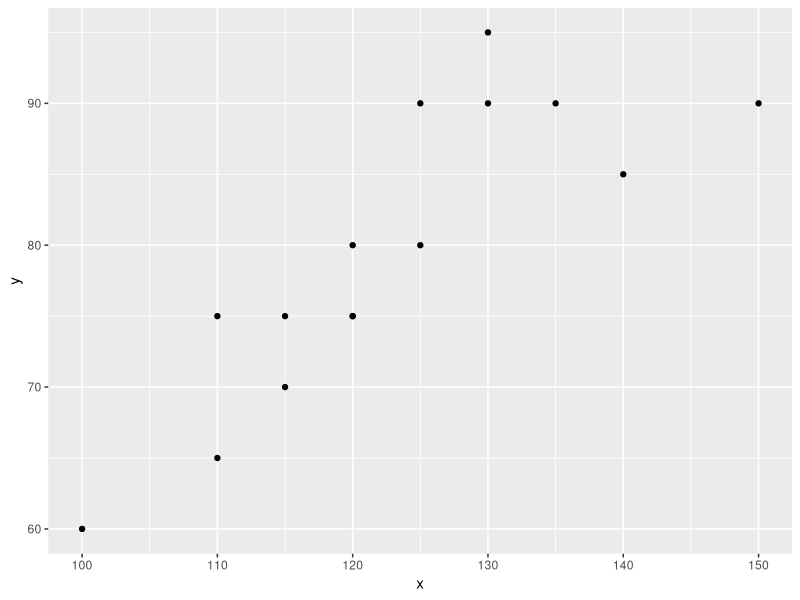
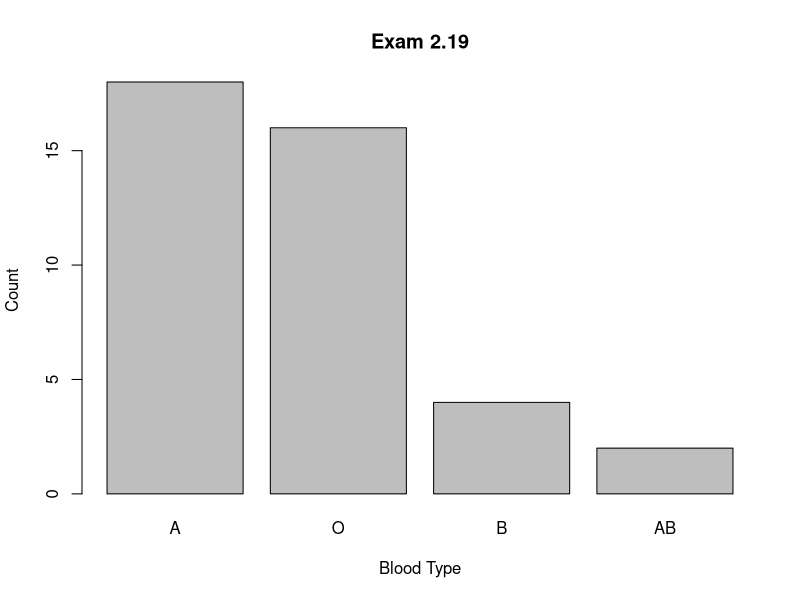
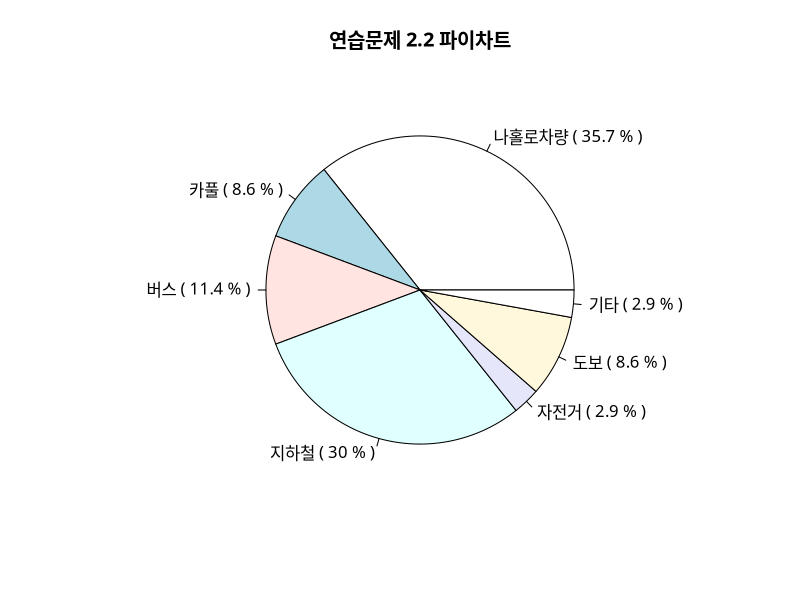
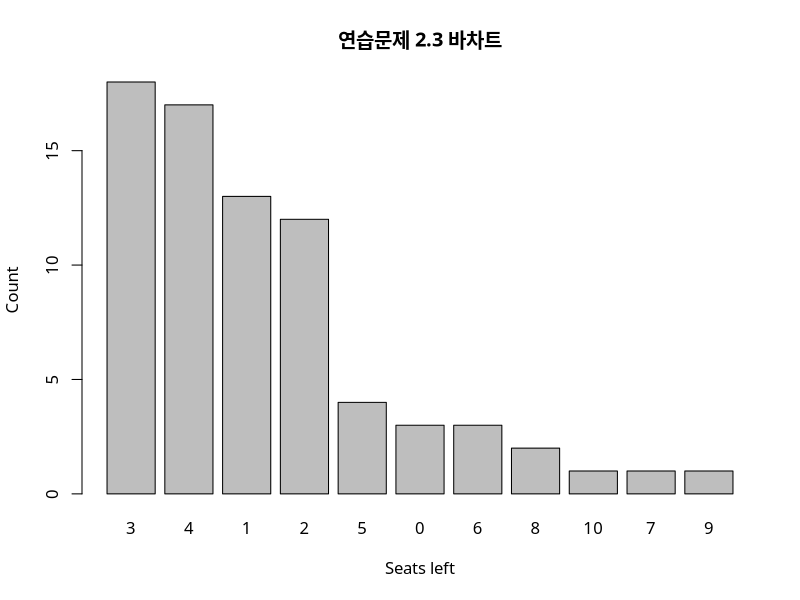
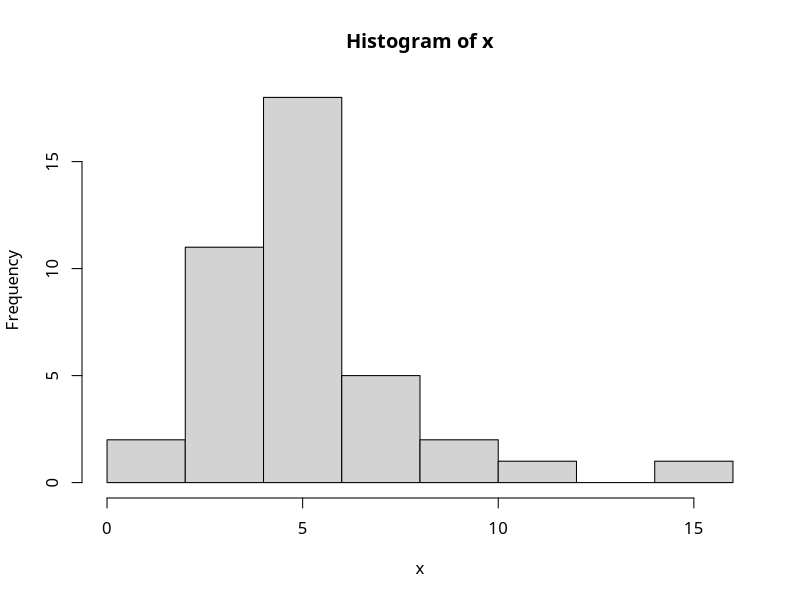
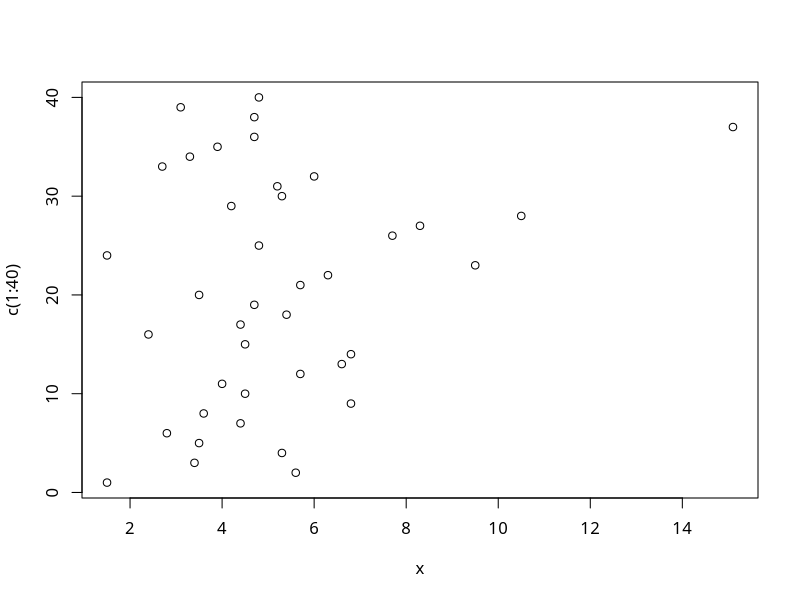
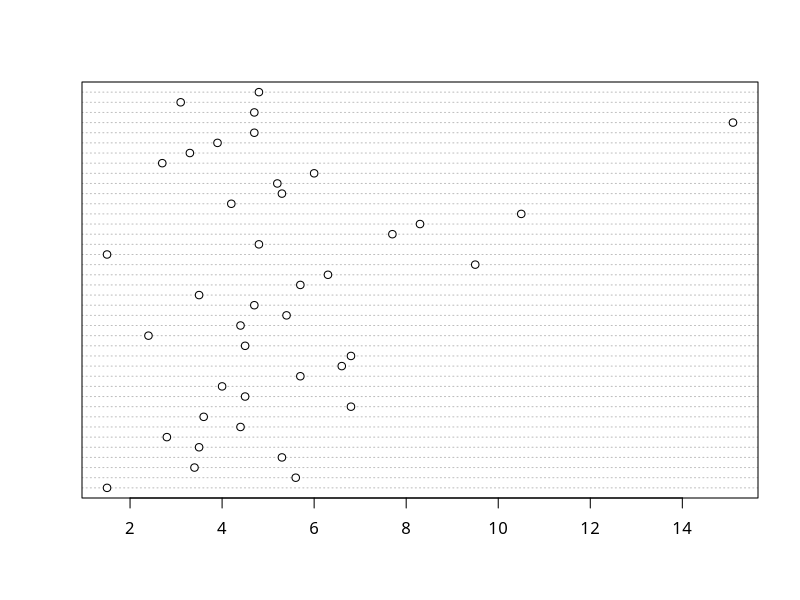
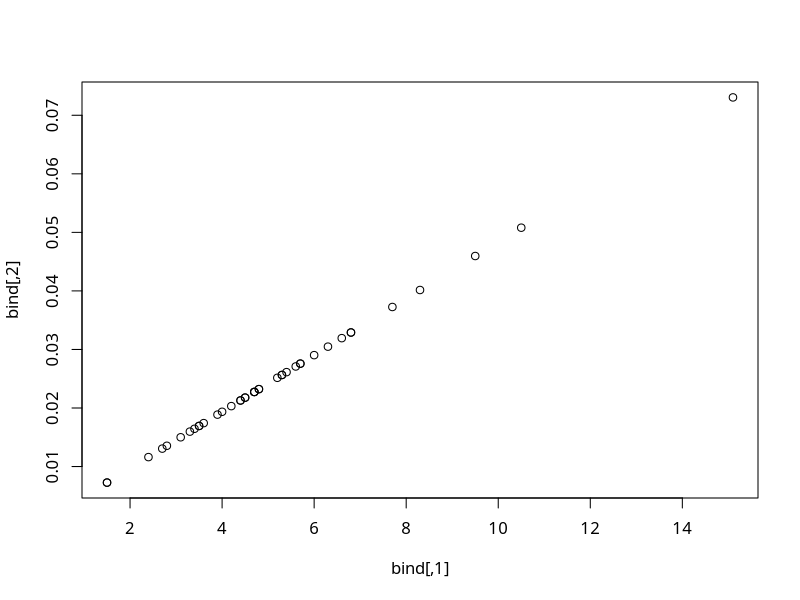

The R source for these figures, in order:
# 2.13
library(tidyverse)
dt <- tibble(
  x = c(110,130,125,120,115,120,125,130,150,140,100,110,115,120,135),
  y = c(75,90,80,80,70,75,90,95,90,85,60,65,75,75,90),
)

ggplot(dt, aes(x=x, y=y)) + geom_point()
cor(dt)

# Exercise Chapter 2
# 2.1
a <- rep("A", 18)
b <- rep("B", 4)
o <- rep("O", 16)
ab <- rep("AB", 2)
bld <- factor(c(a,b,o,ab))
y <- as.matrix(table(bld))
freq <- y[,1]
relative_freq <- freq/sum(y)
t(rbind(freq, relative_freq))

sort <- sort(table(bld), decreasing = TRUE)
barplot(sort, xlab="Blood Type", ylab="Count", main="Exam 2.19")
#ggplot(as.data.frame(bld), aes(bld)) + geom_bar()

# 2.2
a <- rep("a", 125)
b <- rep("b", 30)
c <- rep("c", 40)
d <- rep("d", 105)
e <- rep("e",10)
f <- rep("f",30)
g <- rep("g", 10)
h <- c(a,b,c,d,e,f,g)
mat <- as.matrix(table(h))
freq <- mat[,1]
relative_freq <- freq/sum(mat)
t(rbind(freq,relative_freq))

#lab <- names(freq)
lab <- c("나홀로차량","카풀","버스","지하철","자전거","도보","기타")
dat <- round(freq/sum(freq)*100, digits=1)
z <- paste(lab, "(", dat,"%",")")
par(family="AppleGothic")
pie(freq, labels=z, main="연습문제 2.2 파이차트")

# 2.3
a <- rep("0", 3)
b <- rep("1", 13)
c <- rep("2", 12)
d <- rep("3", 18)
e <- rep("4", 17)
f <- rep("5", 4)
g <- rep("6", 3)
h <- rep("7", 1)
i <- rep("8", 2)
j <- rep("9", 1)
k <- rep("10", 1)
l <- c(a,b,c,d,e,f,g,h,i,j,k)
m <- as.matrix(table(l))
sum(m)

freq <- m[,1]
relative_freq <- freq/sum(m)
t(rbind(freq,relative_freq))

x <- factor(l)
sort <- sort(table(x), decreasing = TRUE)
barplot(sort, xlab = "Seats left", ylab = "Count", main = "연습문제 2.3 바차트")

# 2.4
x <- c(1.5, 5.6,3.4,5.3,3.5,2.8,4.4,3.6,6.8,4.5,4.0,5.7,6.6,6.8,4.5,2.4,4.4,5.4,4.7,3.5,5.7,6.3,9.5,1.5,4.8,7.7,8.3,10.5,4.2,5.3,5.2,6.,2.7,3.3,3.9,4.7,15.1,4.7,3.1,4.8)
hist(x, breaks = 8)
z <- as.matrix(x)
plot(x, y = c(1:40))
dotchart(x)
total <- sum(z)
relative_freq <- z/total
bind <- cbind(z, relative_freq)
bind
plot(bind)

# 2.5
a <- sample(1:9,3,replace=T)
b <- sample(10:19,5,replace=T)
c <- sample(20:29,4,replace=T)
d <- sample(30:39,13,replace=T)
e <- sample(40:49,35,replace=T)
f <- sample(50:59,55,replace=T)
g <- sample(60:69,78,replace=T)
h <- sample(70:79,40,replace=T)
i <- sample(80:89,27,replace=T)
j <- sample(90:100,10,replace=T)
k <- c(a,b,c,d,e,f,g,h,i,j)
l <- as_tibble(k)
l <- l %>% mutate(value1 = k/sum(k))
ggplot(data = l) + geom_histogram(mapping = aes(x=value), binwidth = 10)


# 2.6
df <- tibble("data" = c(36,46,51,30,32,20,18,25,26,17,14,20,11,15,22,22,15,17,25,24,12,52,27,24,20,35,21,17,18,19,35,37,28,29,30,13,12,36,35,41,36,6,29,10,9,12,16,36,27,26))
ggplot(data = df, mapping = aes(y=data)) + geom_boxplot()

# 2.7
m <- c(54,38,35,60,51,48,47,43,45,50,45,47,46,49,53,44,45,45,48,58,41,40,46,45,48,53,55,47,47,43)
f <- c(54,55,61,68,58,59,67,78,45,43,56,56,57,55,62,64,68,65,54,50)
boxplot(m, f, horizontal = T)
ex_1 <- data.frame(m)
ex_2 <- data.frame(f)
summary(ex_1)
summary(ex_2)

# 2.8
df <- tribble(~type, ~manual, ~auto,
        #--|--|----
        "A", 10, 35,
        "B", 15, 25,
        "C", 18, 32,
        "D", 5, 15)
df <- df %>% mutate(rsum = manual + auto)

row <- tribble(~type,~manual, ~auto, ~rsum,
               #--|--|---
               "SUM", sum(df$manual), sum(df$auto), sum(df$rsum))

df <- df %>% bind_rows(row)
df
t(df[1:5,2:4] / 155)

# 2.9
